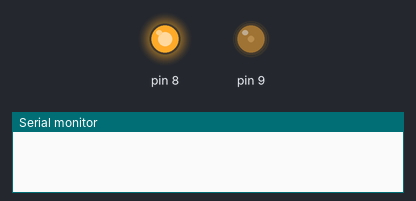
A sketch run on a simulated Arduino Uno, built with avr-gcc and run on an emulated ATmega328P. Shown: output pins drawn as LEDs (lit = HIGH), the last lines printed to the serial monitor. At 3.0 s the program stops and its outputs stay as they are.

Above: at 0.1 s.
At 1.5 s:
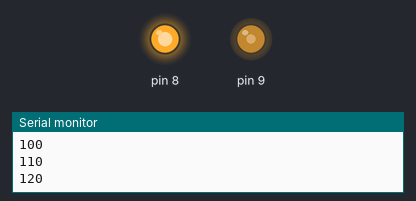
At 3.1 s:
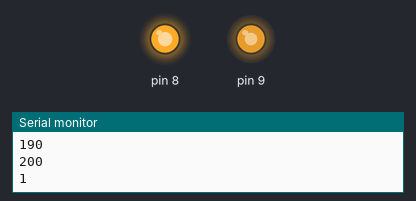
Timing chart, 0 to 4.5 s (numbered marks = the images above):
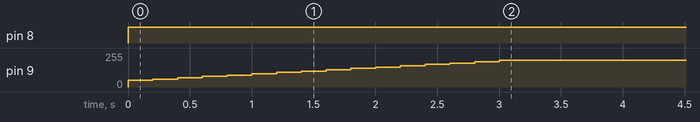

Measured:
- by itself, pin 8: LOW → HIGH at 0.00 s
- by itself, pin 9: moves from 0/255 to 200/255 over 3.0 s

The sketch:

increment_pwm.ino
```cpp
int pwm = 50;
int addn = 10;
int f=0;
void setup()
{
  pinMode(8, OUTPUT);
  pinMode(9, OUTPUT);
  Serial.begin(9600);
  // put your setup code here, to run once:

}

void loop()
{
 digitalWrite(8,HIGH);
 analogWrite(9, pwm);// put your main code here, to run repeatedly:
 pwm = pwm + addn;
 constrain(pwm, 0, 200);
 delay(200);
 Serial.println(pwm);
 if (pwm >= 200)
 {
  f = 1;
  Serial.println(f);
 }
 else
 {
  f = 0;
 }
 while (f ==1)
 {
  analogWrite(9,pwm);
 }

}
```
